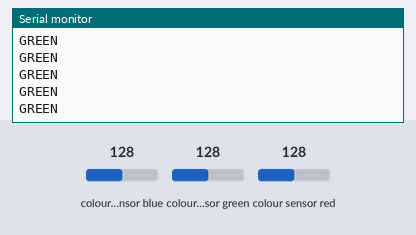
Recording of a sketch running on a simulated ESP8266 (NodeMCU). On the bench: the last lines printed to the serial monitor. Inputs (shaded band) come from the test bench; at power-on: colour sensor green 128, colour sensor blue 128, colour sensor red 128.

Above: at 1.2 s.
1.3 s: colour sensor green set to 120
2.8 s: colour sensor green set to 111
At 2.87 s:
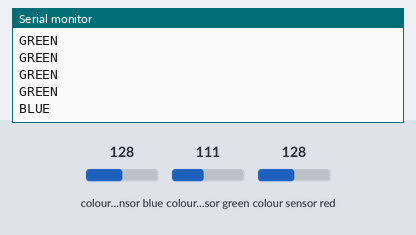
4.8 s: colour sensor blue set to 120
At 4.86 s:
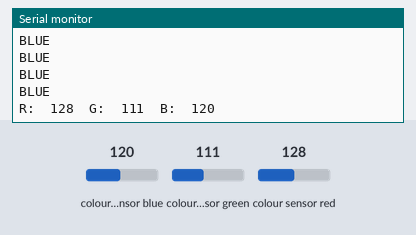
6.7 s: colour sensor red set to 157
At 6.73 s:
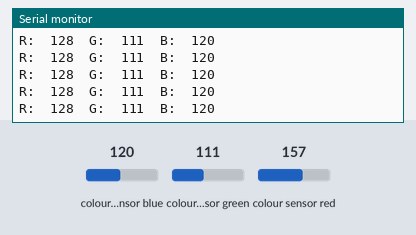
8.2 s: colour sensor red set to 164
At 8.28 s:
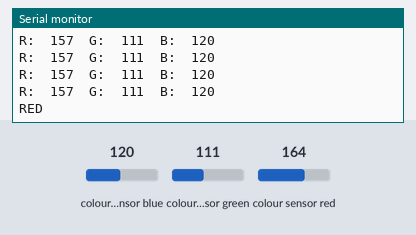

The sketch:

RGBsensor.ino
```cpp
#include <Arduino.h>
#include <Wire.h>
#include "Adafruit_TCS34725.h"
#include "RGBsensor.h"


RGBsensor mySensor(2);

void setup() {
  Serial.begin(9600);
  mySensor.RGBinit();
  mySensor.RGBtocolour();
}

void loop() {
  mySensor.printcolour();
}
```

RGBsensor.cpp
```cpp
#include "RGBsensor.h"
#include <Arduino.h>
#include <Wire.h>
#include "Adafruit_TCS34725.h"

byte gammatable[256];
Adafruit_TCS34725 varSensor = Adafruit_TCS34725(TCS34725_INTEGRATIONTIME_50MS, TCS34725_GAIN_4X);

RGBsensor::RGBsensor(byte pin) {
  _pin=pin;
}

void RGBsensor::RGBinit() {
  Serial.begin(9600);
  Serial.println("Color View Test!");

  if (varSensor.begin()) {
    Serial.println("Found sensor");
  } else {
    Serial.println("No TCS34725 found ... check your connections");
    while (1);
  }
}

void RGBsensor::RGBtocolour() {
  for (int i=0; i<256; i++) {
  float x = i;
  x /= 255;
  x = pow(x, 2.5);
  x *= 255;
  gammatable[i] = 255 - x;
  }
}

void RGBsensor::printcolour() {
  float red, green, blue;
  delay(60);  // takes 50ms to read
  varSensor.getRGB(&red, &green, &blue);
  if (int(red) >= 160) {
    Serial.print("RED");
    Serial.print("\n");
    const char* colour = "red";
  }
  else if (int(green) >= 115) {
    Serial.print("GREEN");
    Serial.print("\n");
    const char* colour = "green";
  }
  else if ( int(blue) >= 125) {
    Serial.print("BLUE");
    Serial.print("\n");
    const char* colour = "blue";
  }
  else {
    Serial.print("R:\t"); Serial.print(int(red));
    Serial.print("\tG:\t"); Serial.print(int(green));
    Serial.print("\tB:\t"); Serial.print(int(blue));
    Serial.print("\n");
  }
  }
```

RGBsensor.h
```cpp
#ifndef RGBsensor_H
#define RGBsensor_H
#include <Arduino.h>

class RGBsensor
{
protected:
  byte _pin;
  byte _colour;
  void RGBreadcolour();
public:
  RGBsensor() {} //don't use
  RGBsensor(byte pin);

  void printcolour();
  void RGBtocolour();
  void RGBinit();

};


#endif 
```

Measured:
- the behaviour switches between 115 and 114 on colour sensor green (found by bisection; images 0 and 1)
- the behaviour switches between 125 and 124 on colour sensor blue (found by bisection; images 1 and 2)
- the behaviour switches between 159 and 160 on colour sensor red (found by bisection; images 3 and 4)
- after the input at 2.8 s, the serial monitor: prints a new line after 0.07 s (image 1)
- after the input at 4.8 s, the serial monitor: prints a new line after 0.06 s (image 2)
- after the input at 8.2 s, the serial monitor: prints a new line after 0.08 s (image 4)
